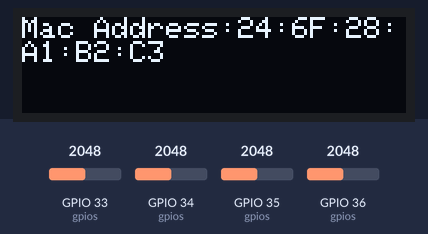
A sketch run on a simulated ESP32. Parts: 128×32 one-colour display. The test bench sets the inputs (shaded band); at power-on: GPIO 33 (gpios) = 2048, GPIO 34 (gpios) = 2048, GPIO 35 (gpios) = 2048, GPIO 36 (gpios) = 2048. The display library's start-up logo is not drawn; what the sketch prints to the serial monitor is not drawn.

Above: at 2.1 s.
At 6.2 s:
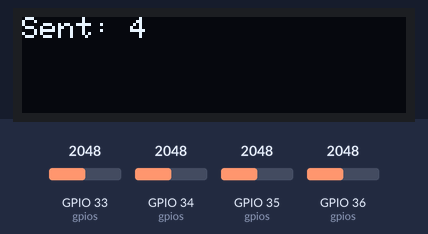
At 10.2 s:
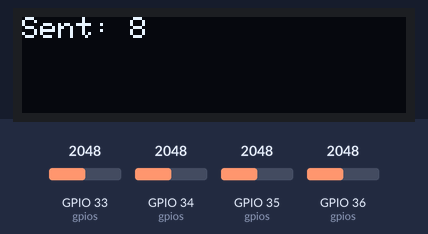
At 16.3 s:
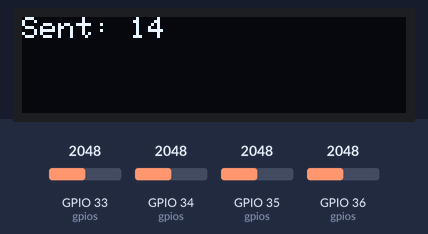
At 27.5 s:
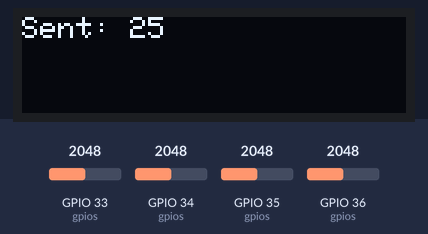
At 38.7 s:
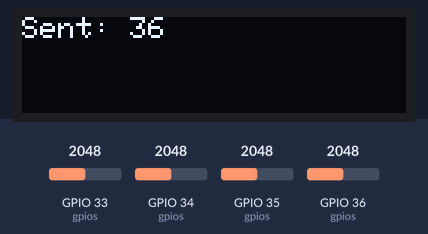

Measured:
- what the display in image 0 shows lasts 1.0 s, from 2.1 s to 3.1 s

The sketch:

32_espnow_master.ino
```cpp
 //Libs for espnow and wifi
#include <esp_now.h>
#include <WiFi.h>


#include <SPI.h>
#include <Wire.h>
#include <Adafruit_GFX.h>
#include <Adafruit_SSD1306.h>

#define SCREEN_WIDTH 128 // OLED display width, in pixels
#define SCREEN_HEIGHT 32 // OLED display height, in pixels

// Declaration for an SSD1306 display connected to I2C (SDA, SCL pins)
#define OLED_RESET     4 // Reset pin # (or -1 if sharing Arduino reset pin)
Adafruit_SSD1306 display(SCREEN_WIDTH, SCREEN_HEIGHT, &Wire, OLED_RESET);

//Channel used in the connection
#define CHANNEL 1
#define JOY_L_X 33
#define JOY_L_Y 34

#define JOY_R_X 35
#define JOY_R_Y 36

uint32_t cnt = 0;

//int JLX =0 ,JLY = 0, JRX = 0, JRY = 0;

//Gpios that we are going to read (analogRead) and send to the Slaves
//It's important that the Slave source code has this same array
//with the same gpios in the same order
uint8_t gpios[] = {JOY_L_X,JOY_L_Y,JOY_R_X,JOY_R_Y};

//In the setup function we'll calculate the gpio count and put in this variable,
//so we don't need to change this variable everytime we change
//the gpios array total size, everything will be calculated automatically
//on setup function
int gpioCount;

//Slaves Mac Addresses that will receive data from the Master
//If you want to send data to all Slaves, use only the broadcast address {0xFF, 0xFF, 0xFF, 0xFF, 0xFF, 0xFF}
//If you want to send data to specific Slaves, put their Mac Addresses separeted with comma (use WiFi.macAddress())
//to find out the Mac Address of the ESPs while in STATION MODE)
uint8_t macSlaves[][6] = {
  //To send to specific Slaves
  //{0x24, 0x0A, 0xC4, 0x0E, 0x3F, 0xD1}, {0x24, 0x0A, 0xC4, 0x0E, 0x4E, 0xC3}
  //Or to send to all Slaves
  {0xFF, 0xFF, 0xFF, 0xFF, 0xFF, 0xFF}
};


void setup() {


  Serial.begin(115200);

  if(!display.begin(SSD1306_SWITCHCAPVCC, 0x3C)) { // Address 0x3C for 128x32
    Serial.println(F("SSD1306 allocation failed"));
  }

   display.display();
  delay(2000); // Pause for 2 seconds

  // Clear the buffer
  display.clearDisplay();

  //Calculation of gpio array size:
  //sizeof(gpios) returns how many bytes "gpios" array points to.
  //Elements in this array are of type uint8_t.
  //sizeof(uint8_t) return how many bytes uint8_t type has.
  //Therefore if we want to know how many gpios there are,
  //we divide the total byte count of the array by how many bytes
  //each element has.
  gpioCount = sizeof(gpios)/sizeof(uint8_t);

  //Puts ESP in STATION MODE
  WiFi.mode(WIFI_STA);

  //Shows on the Serial Monitor the STATION MODE Mac Address of this ESP
  Serial.print("Mac Address in Station: ");
  Serial.println(WiFi.macAddress());

  displayText("Mac Address:" +String(WiFi.macAddress()));

  //Calls the function that will initialize the ESP-NOW protocol
  InitESPNow();

  //Calculation of the size of the slaves array:
  //sizeof(macSlaves) returns how many bytes the macSlaves array points to.
  //Each Slave Mac Address is an array with 6 elements.
  //If each element is sizeof(uint8_t) bytes
  //then the total of slaves is the division of the total amount of bytes
  //by how many elements each MAc Address has
  //by how much bytes each element has.
  int slavesCount = sizeof(macSlaves)/6/sizeof(uint8_t);

  //For each Slave
  for(int i=0; i<slavesCount; i++){
    //We create a variable that will store the slave information
    esp_now_peer_info_t slave;
    //We inform the channel
    slave.channel = CHANNEL;
    //0 not to use encryption or 1 to use
    slave.encrypt = 0;
    //Copies the array address to the structure
    memcpy(slave.peer_addr, macSlaves[i], sizeof(macSlaves[i]));
    //Add the slave
    esp_now_add_peer(&slave);
  }

  //Registers the callback that will give us feedback about the sent data
  //The function that will be executed is called OnDataSent
  esp_now_register_send_cb(OnDataSent);

  //For each gpio
  //For each GPIO pin in array
//  for(int i=0; i<gpioCount; i++){
//    //We put in read mode
//    pinMode(gpios[i], INPUT);
//  }
}

void InitESPNow() {
  //If the initialization was successful
  if (esp_now_init() == ESP_OK) {
    Serial.println("ESPNow Init Success");

  }
  //If there was an error
  else {
    Serial.println("ESPNow Init Failed");
    ESP.restart();
  }
}

//Function that will read the gpios and send
//the read values to the others ESPs
void send(){
  //Array that will store the read values
  uint32_t values[gpioCount];

  //For each gpio
  for(int i=0; i<gpioCount; i++){
    //Reads the value (HIGH or LOW) of the gpio
    //and stores the value on the array
      values[i] = analogRead(gpios[i]);
    // values[i] = random(1, 100);
    Serial.println(String(i)+" : "+values[i]);
  }
  Serial.println("**************************************************");
  //In this example we are going to use the broadcast address {0xFF, 0xFF,0xFF,0xFF,0xFF,0xFF}
  //to send the values to all Slaves.
  //If you want to send to a specific Slave, you have to put its Mac Address on macAddr.
  //If you want to send to more then one specific Slave you will need to create
  //a "for loop" and call esp_now_send for each mac address on the macSlaves array
  uint8_t macAddr[] = {0xFF, 0xFF,0xFF,0xFF,0xFF,0xFF};
  esp_err_t result = esp_now_send(macAddr, (uint8_t*) &values, sizeof(values));
  Serial.print("Send Status: ");
  //If it was successful
  if (result == ESP_OK) {
    Serial.println("Success");
  }
  //if it failed
  else {
    Serial.println("Error");
  }
}

//Callback function that gives us feedback about the sent data
void OnDataSent(const uint8_t *mac_addr, esp_now_send_status_t status) {
  char macStr[18];
  //Copies the receiver Mac Address to a string
  snprintf(macStr, sizeof(macStr), "%02x:%02x:%02x:%02x:%02x:%02x",
           mac_addr[0], mac_addr[1], mac_addr[2], mac_addr[3], mac_addr[4], mac_addr[5]);
  //Prints it on Serial Monitor
  Serial.print("Sent to: ");
  Serial.println(macStr);
  //Prints if it was successful or not
  Serial.print("Status: ");
  Serial.println(status == ESP_NOW_SEND_SUCCESS ? "Success" : "Fail");

}

//We don't do anything on the loop.
//Every time we receive feedback about the last sent data,
//we'll be calling the send function again,
//therefore the data is always being sent

void loop() {
  //Sends again
  send();
  delay(1000);
  cnt++;
  displayText("Sent: " + String(cnt));
 }


 void displayText(String text) {
  display.clearDisplay();

  display.setTextSize(1);             // Normal 1:1 pixel scale
  display.setTextColor(WHITE);        // Draw white text
  display.setCursor(0,0);             // Start at top-left corner
  display.println(text);
  display.display();
}
```
